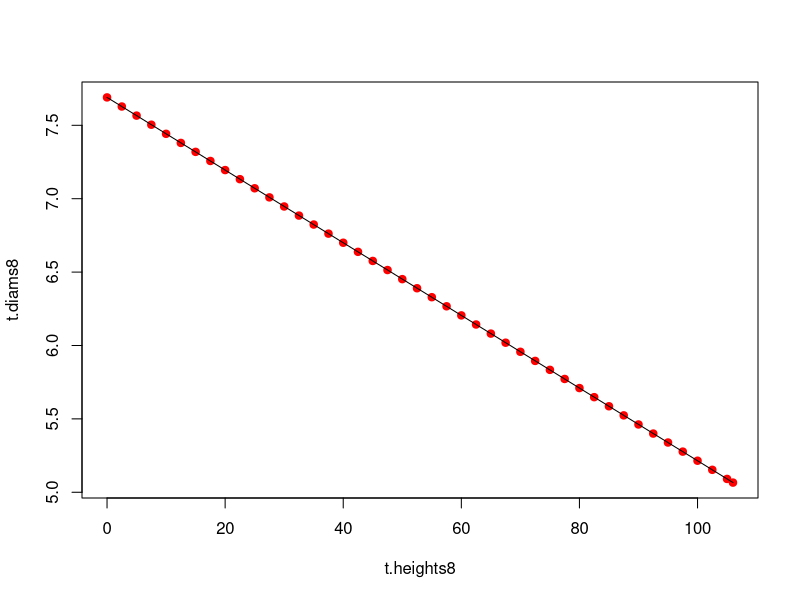

Recreate this plot in R. (Note: this script raises an error after producing the figure.)
# Rudolph Santarromana
# 8 MW Turbine
# July 2021

library(tidyverse)
library(dplyr)

setwd("C:/Users/Rudolph/Desktop/Rudolph/0 - CMU - Portugal PhD Files/0 - Research/Wind Energy/Dynamic Positioning")
## Source: Desmond et al. (2016). Description of an 8 MW Reference Wind Turbine

#################################################
### PARAMETERS
wind_height <- 100 #measuring height of wind speed
speeds <- seq(0,40, by = 0.1)
Cd_cyl <- 0.5

#WEIBULL PARAMETERS
P.shape = 2.3 #2.3
P.scale = 10.82 #10

### WIND TURBINE PROPERTIES
cut.in8 <- 4 #[m/s]
rated.wind8 <- 11.5 #[m/s]. Says 12.5 in the report, but this doesn't seem accurate
cut.out8 <- 25 #[m/s]

rated.power8 <- 8 #[MW]

### FLOATER PROPERTIES
scale8.15 <- 1 #based on the hubheight scale (119/150)
F.freeboard8 <- 15*scale8.15 #same floater as 15MW turbine for now
F.diam8 <- 12.5*scale8.15
F.draft8 <- 20*scale8.15
FT.diam8 <- 10*scale8.15

#Effective water-exposed floater area (whole substructure)
f.area.water8 <- (F.diam8*F.draft8*3) + (F.draft8*FT.diam8) #m^2

## BLADE PROPERTIES
b.length8 <- 164/2 #m. Not given in report. taken as rotor diameter/2

###TOWER PROPERTIES
#Tower dimensions
hub.height8 <- 110 #m

t.heights8 <- c(0,2.5,5,7.5,10,12.5,15,17.5,20,22.5,25,27.5,30,32.5,35,37.5,40,42.5,45,47.5,50,52.5,55,57.5,60,62.5,65,67.5,70,72.5,75,77.5,80,82.5,85,87.5,90,92.5,95,97.5,100,102.5,105,106) #m
t.diams8 <- c(7.69,7.628,7.566,7.504,7.442,7.38,7.319,7.257,7.195,7.133,7.071,7.009,6.947,6.885,6.824,6.762,6.7,6.638,6.576,6.514,6.452,6.39,6.329,6.267,6.205,6.143,6.081,6.019,5.957,5.895,5.834,5.772,5.71,5.648,5.586,5.524,5.462,5.4,5.339,5.277,5.215,5.153,5.091,5.066) #m

t.mod8 <- lm(t.diams8 ~ t.heights8) #Tower diameter prediction model
t.fun8 <- function(x) as.numeric(predict(t.mod8, newdata = data.frame(t.heights8 = x))) #tower diameter function given height

##PLOT of tower diameter model
plot(x = t.heights8, y = t.diams8, pch = 19, col = 'red')
lines(x = t.heights8, y = predict(t.mod8, newdata = data.frame(t.heights8 = t.heights8)))

## TOWER FORCE FUNCTION
t.fun8.force <- function(x) t.fun8(x - F.freeboard8)*((x)^(2*alpha)) #shifts the tower upward to the floater top height
Wind_Force_Tower8 <- function(v.meas, h.meas = wind_height, Cd = Cd_cyl, base = F.freeboard8) {
  if(base < 0) return(0)
  rho_air <- 1.23 #kg/m^3
  alpha <- 0.14
  A <- rho_air*Cd*(v.meas^2)
  B <- 2*(h.meas^(2*alpha))
  #integrate from the tower base (at the top of the floater) to the hub height + floater height
  C <- integrate(t.fun8.force, lower = F.freeboard8, upper = hub.height8 + F.freeboard8)$value
  force <- (A/B)*C
  return(force) #in Newtons
}
################################################################################

## STATIC, ARRESTED BLADE FORCES. (Without the 8 MW blade specifications, I will use the 10 MW blades and scale it)
#Blades with varying diameter and Cd, and wind with varying speed
thickness8 <- c(4.6,3.1,2.1,1.9,1.9,1.8,1.7,1.3,0.5)#[m]. Same as the 10 MW blade
Cd.vect8 <-   c(0.5,0.5,0.0067,0.0096,0.0113,0.0133,0.0146,0.0146,0.0146) #[-]. Same as the 10 MW blade
dist.vect8 <- c(0,0.11,0.211,0.27,0.301,0.33,0.36,0.48,0.72,1)*b.length8 #[m]

Wind_Force_Blade8 <- function(v.meas, h.meas = wind_height, l.elev = hub.height8) {
  alpha <- 0.14
  rho_air <- 1.23 #kg/m^3
  
  A <- rho_air*(v.meas^2)
  B <- 2*(h.meas^(2*alpha))
  C <- 0
  
  for (i in 1:length(thickness8)){
    fun <- function(h) return(h^(2*alpha)*thickness8[i]*Cd.vect8[i])
    component <- integrate(fun, lower = l.elev + dist.vect10[i], upper = l.elev + dist.vect8[i+1])$value
    C <- C + component
  }
  force <- (A/B)*C
  return(force) #in Newtons
}

B.Force.static8 <- Wind_Force_Blade8(speeds)/1000 #in [kN]
max(B.Force.static5)
max(B.Force.static8)
max(B.Force.static10)
max(B.Force.static15)
################################################################################
#################################################
### ROTOR THRUST FORCE
# Recreate 3 in 8 MW Reference turbine document (Table 2 in Desmond et al., 2016)
#REGION 1: 4 - 11.1 (NOT TO RATED WINDSPEED)
X.R1_8 <- c(4,4.5,5,5.5,6,6.5,7,7.5,8,8.5,9,9.5,10,10.5,11) #m/s of windspeed
Y.R1_8 <- c(190,232,273,324,381,440,505,573,648,723,800,876,945,1014,1052) #kN of thrust

X.R1.2_8 <- X.R1_8^2
X.R1.3_8 <- X.R1_8^3

mod.R1_8 <- lm(Y.R1_8 ~ X.R1_8 + X.R1.2_8 + X.R1.3_8)

#REGION 2: 11.1 - 25
X.R2_8 <- seq(from = 11, to = 25, by = 0.5) #m/s of windspeed
Y.R2_8 <- c(1052,1028,972,905,847,801,765,730,700,668,644,624,604,587,571,557,542,528,516,505,497,486,476,472,461,454,445,442,437) #kN of thrust

X.R2.1_8 <- X.R2_8^-1
X.R2.2_8 <- X.R2_8^-2
X.R2.3_8 <- X.R2_8^-3

mod.R2_8 <- lm(Y.R2_8 ~ X.R2.1_8 + X.R2.2_8)

## Define the start of the second thrust force region
thrust.R2 <- 11.1 #via observation of the figures

#plot of how model fits the data
plot(X.R1_8,Y.R1_8, pch = 19, col = 'red', xlim = c(3,25),
     xlab = "Wind Speed [m/s]", ylab = "Rotor Thrust Force [kN]")
curve(mod.R1_8$coefficients[1] + mod.R1_8$coefficients[2]*x + mod.R1_8$coefficients[3]*x^2 + mod.R1_8$coefficients[4]*x^3, 
      from = cut.in8, to = thrust.R2, add = TRUE)
points(X.R2_8,Y.R2_8, pch = 19, col = 'red')
curve(mod.R2_8$coefficients[1] + mod.R2_8$coefficients[2]*x^-1 + mod.R2_8$coefficients[3]*x^-2, 
      from = thrust.R2, to = cut.out8, add = TRUE)

Wind_Blade_Force_spinning8 <- function(wind) { #windspeed in m/s as input only defined on [4,25] interval
  if(wind < cut.in8 | wind > cut.out8) force <- 0
  if(wind >= cut.in8 && wind <= thrust.R2) force <- as.numeric(mod.R1_8$coefficients[1] + mod.R1_8$coefficients[2]*wind + mod.R1_8$coefficients[3]*wind^2 + mod.R1_8$coefficients[4]*wind^3)
  if(wind > thrust.R2 && wind <= cut.out8) force <- as.numeric(mod.R2_8$coefficients[1] + mod.R2_8$coefficients[2]*wind^-1 + mod.R2_8$coefficients[3]*wind^-2)
  return(force) #returns a value in kN
}

Wind_Blade_Force_spinning8(11) 
Wind_Blade_Force_spinning10(11) 

#################################################
#Total wind force on the turbine assuming same tower and substructure, only the RNA has changed.
#functions in this function are contained in "Dynamic Positioning Forces 20210309 - Debugging"
DP.Turbine.Wind.Force8 <- function(wind) { 
  #non-blade components
  T.Force.best <- Wind_Force_Tower8(v.meas = wind)/1000 #in kN
  #Floater Components. Scaled Floater Size
  F.Force.height <- Wind_Force_ConsCross(wind, Cd = Cd_cyl, D = F.diam8, u.elev = F.freeboard8)/1000 #in [kN]
  FT.Force.height <- Wind_Force_ConsCross(wind, Cd = Cd_cyl, D = FT.diam8, u.elev = F.freeboard8)/1000 #in [kN]
  
  #blade spinning component
  B.Force.best.spinning <- Wind_Blade_Force_spinning8(wind) #in kN. returns 0 when blades are static
  
  #blade static component. uses the static blades geometry of the 15-MW turbine. Overestimated
  if(wind < cut.in8 | wind > cut.out8) B.Force.static8 <- Wind_Force_Blade8(wind)/1000  else B.Force.static8 <- 0 #in [kN]. returns 0 when blades are spinning
  
  #Blade Total Forces vs. windspeed
  Tot.Wind.Force <- T.Force.best + 
    (3*B.Force.static8) + 
    B.Force.best.spinning + 
    (3*F.Force.height) + 
    FT.Force.height
  
  return(Tot.Wind.Force)
}

Wind.Forces8 <- sapply(speeds,DP.Turbine.Wind.Force8)
DP.Turbine.Wind.Force10(38)
DP.Turbine.Wind.Force8(38)
DP.Turbine.Wind.Force5(38)

plot(x = speeds, y = Wind.Forces8, type = 'l')

## CURRENT FORCE MAGNITUDE
F.Current.Force8 <- function(current) {
  #Current_Force function is in 15MW turbine file
  F.Force.Current <- Current_Force(speed = current, f.area.water8,Cd_cyl)/1000 #in kN
  return(F.Force.Current)
}

################################################################################
### COMBINED ENVIRONMENTAL FORCES
# Considers 15 MW Floater and Tower
#DLC 1.3: Design Levels (single windspeed)
Wind_8 <- c(DP.Turbine.Wind.Force8(wind = rated.wind8),0)
Current_8 <- c(F.Current.Force8(0.2)*cos(7*pi/4), F.Current.Force8(0.2)*sin(7*pi/4))
Wave.high_8 <- c(50,0) #Calculated in "Wave Drift Forces.R" for the 15 MW turbine

# V.1.3.low <- R.Vector(Wind, Wave.low, Current)
V.1.3.high_8 <- R.Vector(Wind_8, Wave.high_8, Current_8)

## Given a windspeed, this function calculates the resultant force under DLC1.3 conditions
DLC1.3_8.fun <- function(wind) {
  force1.3_8 <- c()
  Current_8 <- c(F.Current.Force8(0.2)*cos(7*pi/4), F.Current.Force8(0.2)*sin(7*pi/4))
  Wave.high_8 <- c(50,0)
  for(i in 1:length(wind)){
    Wind_8 <- c(DP.Turbine.Wind.Force8(wind = wind[i]),0)
    force1.3_8 <- c(force1.3_8, R.Vector(Wind_8, Wave.high_8, Current_8)[1])
  }
  return(force1.3_8)
}

DLC1.3_8 <- DLC1.3_8.fun(speeds) #RESULTING FORCES UNDER DLC1.3
(max(DLC1.3_8))

#DLC 6.1: Design Levels (single windspeed)
WIND_8 <- round(as.numeric(DP.Turbine.Wind.Force8(wind = 38)),0)
Wind2_8 <- c(WIND_8,0)
Current2_8 <- c(F.Current.Force8(0.9)*cos(7*pi/4), F.Current.Force8(0.9)*sin(7*pi/4))

phi.wave <- seq(-90,90,by = 10)
phi.rad <- phi.wave*(pi/180)

Wave.high2.mag <- 10

V.6.1.high_8 <- c()
for(phi in phi.rad) {
  Wave.high2_8 <- c(Wave.high2.mag*cos(phi), Wave.high2.mag*sin(phi))
  High.F_8 <- R.Vector(Wind2_8, Wave.high2_8, Current2_8)
  V.6.1.high_8 <- rbind(V.6.1.high_8, High.F_8)
}

V.6.1.high_8 <- cbind(phi.wave, V.6.1.high_8) %>%
  as_tibble() %>%
  rename(wind.wave.angle = phi.wave, force.kN = V2,final.angle = V3)
(max(V.6.1.high_8$force.kN))

## Given a windspeed, this function calculates the resultant force under DLC6.1 conditions
DLC6.1_8.fun <- function(wind) {
  force6.1_8 <- c() 
  Current2_8 <- c(F.Current.Force8(0.9)*cos(7*pi/4), F.Current.Force8(0.9)*sin(7*pi/4))
  
  Wave.high2.mag <- 10 #the total magnitude of the force in kN
  phi.wave <- seq(-90,90,by = 10)
  phi.rad <- phi.wave*(pi/180)
  
  for(i in 1:length(wind)) {
    Matrix.high_8 <- c()
    for(phi in phi.rad) {
      Wave.high2_8 <- c(Wave.high2.mag*cos(phi), Wave.high2.mag*sin(phi))
      Wind.high_8 <- c(DP.Turbine.Wind.Force8(wind = wind[i]),0)
      High.F_8 <- R.Vector(Wind.high_8, Wave.high2_8, Current2_8)
      Matrix.high_8 <- rbind(Matrix.high_8, High.F_8)
    }
    force6.1_8 <- c(force6.1_8,max(Matrix.high_8[,1]))
  }
  return(force6.1_8)
}

DLC6.1_8 <- DLC6.1_8.fun(speeds)  #RESULTING FORCES UNDER DLC6.1
(tail(DLC6.1_8,1))

### Total Environmental Force Plot
plot(x = speeds, y = DLC6.1_8, type = 'l',
     ylim = c(0,1200), yaxs = 'i', xaxs = 'i',
     ylab = "Turbine Thrust Force [kN]",
     xlab = "Wind Speed [m/s]")
lines(x = speeds, y = DLC1.3_8, col = 'blue')

##????? Why is the gap larger at the lower windspeeds and smaller later on?
##As the turbine rotor force increases, it greatly outweighs the other forces. 
##This rotor force is the same under both conditions (DLCs), and it has a greater
##and greater influence at defining the total magnitude of the resultant vector.
##Therefore, when the rotor thrust force is maximized (at the rated wind speed), 
##it defines the overwhelming majority of the total force on the turbine, while
##the contribution from current and waves is minimal, relative to the magnitude
##of the rotor thrust force. Since the rotor thrust force from wind is the same
##in both DLCs, the difference between the two DLCs at this level is minimal.
##when the force on the rotor is small (at lower wind speeds, and when the rotor is stopped),
##the contribution to the force from current and waves is much greater relative to
##the rotor force, and thus, the conditions which are different in both DLCs
##have a greater impact on the turbine total force, causing a greater difference
##between the two DLCs when the rotor thrust force is small.

DLC6.1_8.fun(38) #510 kN
DLC1.3_8.fun(thrust.R2) #1155 kN. Design at this level

Rotor_Only <- mapply(Wind_Blade_Force_spinning8, wind = speeds)

## Calculate Parasitic Power under DLC1.3, which depends on the thruster system
parasitic.power8.1 <- DP.Power.n(DLC1.3_8, motor.diam = 1.07, n = 35)
parasitic.power8.2 <- DP.Power.n(DLC1.3_8, motor.diam = 1.98, n = 9)
parasitic.power8.3 <- DP.Power.n(DLC1.3_8, motor.diam = 4.52, n = 3)
parasitic.power8.3.rotor <- DP.Power.n(Rotor_Only, motor.diam = 4.52, n = 3) #What is the parasitic power consumption of only the rotor force
parasitic.power8.4 <- DP.Power.n(DLC1.3_8, motor.diam = 3.35, n = 4)

parasitic.power8 <- DP.Power.n(DLC1.3_8, motor.diam = 3.35, n = 3)

## PLOT
# png(filename = "20210616 Parasitic Combined.png", width = 780, height = 480)
par(mar = c(5, 6, 3, 6))

curve(dweibull(x, shape = P.shape, scale = P.scale), from = 0, to = 25, lwd = 3, xaxt = 'n',
      xlab = "Wind Speed [m/s]", xaxs = 'i', yaxs = 'i', las = 1,
      ylab = "", cex.lab = 1.7, cex.axis = 1.7,
      main = "", col = 'blue', col.axis = 'blue', 
      ylim = c(0, 0.12))
mtext("Probability Density", side = 2, line = 4.5, cex = 1.7, col = "blue")

par(new = TRUE)

plot(x = speeds, y = parasitic.power8.1, type = 'l', lwd = 3,
     pch = 20, xaxs ='i',yaxs='i',las = 1, yaxt = 'n',
     cex.lab = 1.7, cex.axis = 1.7,
     ylim = c(0,10), xlim = c(0,40),
     ylab = "",
     xlab = "",
     main = "")
lines(x = speeds, y = parasitic.power8.2, lty = 2, lwd = 3)
lines(x = speeds, y = parasitic.power8.3, lty = 3, lwd = 3)
lines(x = speeds, y = parasitic.power8.4, lty = 4, lwd = 3)
abline(h = rated.power8, col = 'black', lty = 2)
axis(side = 4, col = "black", las = 1, cex.axis = 1.7, col.axis ="black", col.lab = "black")
mtext("Power Requirement from Motors [MW]", side = 4, line = 3.5, cex = 1.7, col = "black")
legend('topleft', legend = c("n = 35, d = 1.07", 
                             "n = 9, d = 1.98", 
                             "n = 3, d = 4.52",
                             "n = 4, d = 3.35"), 
       col = 'black', lwd = 3, lty = c(1,2,3,4))

# dev.off() #uncomment if saving the image

######Power Curve for 8 MW Turbine
# Quadratic Region
x <- seq(from = 4, to = 12.5, by = 0.5) #wind speeds [m/s]
y <- c(110,350,600,850,1140,1490,1900,2370,2900,3500,4155,4870,5630,6420,7150,7610,7865,8000)/1000 #in [MW]

power.mod8 <- lm(y ~ poly(x, 7))

#Check the model vs the points
plot(x, y)
lines(x, y = predict(power.mod8, newdata = data.frame(x = x)), col = 'red')


Power.Curve.8 <- function(wind.speed) { #calculate the turbine's 'raw' power output for each wind speed
  if (wind.speed < cut.in8) 0
  else if (wind.speed <= rated.wind8) as.double(predict(power.mod8, newdata = data.frame(x=wind.speed)))
  # coef(power.mod)[1] + coef(power.mod)[2]*wind.speed + coef(power.mod)[3]*wind.speed^2
  else if (wind.speed <= cut.out8) rated.power8
  else 0
}

##########################################################################
#Develop the effective DP turbine power curve vector
DP.Raw.Power8 <- sapply(speeds,Power.Curve.8)
DP.Effective.Power8 <- DP.Raw.Power8 - parasitic.power8 #10.3 looked to be the best

##PLOT
# png(filename = "20210616 Parasiti Combined.png", width = 780, height = 480)
par(mar = c(5, 6, 3, 6))

curve(dweibull(x, shape = P.shape, scale = P.scale), from = 0, to = 25, lwd = 3, xaxt = 'n',
      xlab = "Wind Speed [m/s]", xaxs = 'i', yaxs = 'i', las = 1,
      ylab = "", cex.lab = 1.7, cex.axis = 1.7,
      main = "", col = 'blue', col.axis = 'blue', 
      ylim = c(0, 0.12))
mtext("Probability Density", side = 2, line = 4.5, cex = 1.7, col = "blue")

par(new = TRUE)
#Effective Power Curve

plot(x = speeds, y = DP.Effective.Power8, type = 'l', lwd = 3,
     pch = 20, xaxs ='i',yaxs='i',las = 1, yaxt = 'n',
     cex.lab = 1.7, cex.axis = 1.7,
     ylim = c(-4,12), xlim = c(0,40),
     ylab = "",
     xlab = "",
     main = "")
abline(h = 0, col = 'gray')
lines(speeds, DP.Raw.Power8, col = 'green')
lines(speeds, parasitic.power8.3, col = 'red', lty = 2)
axis(side = 4, col = "black", las = 1, cex.axis = 1.7, col.axis ="black", col.lab = "black")
mtext("Net Power Output [MW]", side = 4, line = 3.5, cex = 1.7, col = "black")

# dev.off() #uncomment if saving the image

##PLOT: Showing Power Ratio
# png(filename = "20210616 Parasiti Combined.png", width = 780, height = 480)
par(mar = c(5, 6, 3, 6))
plot(x = speeds, y = parasitic.power8.3/DP.Raw.Power8, type = 'l', lwd = 3, 
     xaxt = 'n', xlab = "Wind Speed [m/s]", xaxs = 'i', yaxs = 'i', las = 1,
     ylab = "", cex.lab = 1.7, cex.axis = 1.7,
     main = "", col = 'blue', col.axis = 'blue',
     ylim = c(0, 1))
mtext("Power Ratio", side = 2, line = 4.5, cex = 1.7, col = "blue")

par(new = TRUE)

plot(x = speeds, y = DP.Effective.Power8, type = 'l', lwd = 3,
     pch = 20, xaxs ='i',yaxs='i',las = 1, yaxt = 'n',
     cex.lab = 1.7, cex.axis = 1.7,
     ylim = c(-2,15), xlim = c(0,40),
     ylab = "",
     xlab = "",
     main = "")
abline(h = 0, col = 'gray')
abline(v = rated.wind8, col = 'blue')
abline(v = thrust.R2, col = 'red')
lines(speeds, DP.Raw.Power8, col = 'green')
lines(speeds, parasitic.power8.3, col = 'red', lty = 2)
axis(side = 4, col = "black", las = 1, cex.axis = 1.7, col.axis ="black", col.lab = "black")
mtext("Net Power Output [MW]", side = 4, line = 3.5, cex = 1.7, col = "black")
legend('topright', legend = c("Power Ratio (DP Consumption/Power Generated)", "Net Power", "Generated Power", "Thruster Power Consumption"),
       lty = c(1,1,1,2), col = c('blue','black','green','red'), lwd = c(3,3,1,1), cex = 0.8)

######################## Turn effective power curve into several linear models

#WEIBULL PARAMETERS
P.shape = 2.3 #2.3
P.scale = 10#10

parasitic.power8 <- DP.Power.n(DLC1.3_8, motor.diam = 4.1, n = 2)

DF_Turbine8 <- data.frame(speeds,DP.Raw.Power8,Parasitic8 = parasitic.power8,DP.Effective.Power8)

#REGION 1: Before cut in wind speed
EFF.mod.R1_8 <- lm(DP.Effective.Power8 ~ poly(speeds, 1), data = filter(DF_Turbine8,speeds <= cut.in8))
#REGION 2: Cut in wind speed until rated wind speed
EFF.mod.R2_8 <- lm(DP.Effective.Power8 ~ poly(speeds, 3), data = filter(DF_Turbine8,speeds > cut.in8 & speeds <= rated.wind8))
#REGION 3: Rated wind speed until cut out wind speed
EFF.mod.R3_8 <- lm(DP.Effective.Power8 ~ poly(speeds, 4), data = filter(DF_Turbine8,speeds > rated.wind8 & speeds <= cut.out8))
#REGION 4: Above cut out wind speed
EFF.mod.R4_8 <- lm(DP.Effective.Power8 ~ poly(speeds, 2), data = filter(DF_Turbine8,speeds > cut.out8))

##PLOT: How good are these models? They look very good.
plot(x = speeds, y = DP.Effective.Power8, pch = 19, cex = 0.01)
lines(x = DF_Turbine8$speeds[speeds <= cut.in8], y = predict(EFF.mod.R1_8, newdata = filter(DF_Turbine8, speeds <= cut.in8)), col = 'red')
lines(x = DF_Turbine8$speeds[speeds > cut.in8 & speeds <= rated.wind8], y = predict(EFF.mod.R2_8, newdata = filter(DF_Turbine8, speeds > cut.in8 & speeds <= rated.wind8)), col = 'red')
lines(x = DF_Turbine8$speeds[speeds > rated.wind8 & speeds <= cut.out8], y = predict(EFF.mod.R3_8, newdata = filter(DF_Turbine8, speeds > rated.wind8 & speeds <= cut.out8)), col = 'red')
lines(x = DF_Turbine8$speeds[speeds > cut.out8], y = predict(EFF.mod.R4_8, newdata = filter(DF_Turbine8, speeds > cut.out8)), col = 'red')


############ Calculate Parasitic losses. What % goes toward thrusters?
#REGION 1: Before cut in wind speed
LOS.mod.R1_8 <- lm(Parasitic8 ~ poly(speeds, 1), data = filter(DF_Turbine8,speeds <= cut.in8))
fun1_8 <- function(x) dweibull(x, shape = P.shape, scale = P.scale)*as.numeric(predict(LOS.mod.R1_8, newdata = data.frame(speeds = x)))
#REGION 2: Cut in wind speed until rated wind speed
LOS.mod.R2_8 <- lm(Parasitic8 ~ poly(speeds, 3), data = filter(DF_Turbine8,speeds > cut.in8 & speeds <= thrust.R2))
fun2_8 <- function(x) dweibull(x, shape = P.shape, scale = P.scale)*as.numeric(predict(LOS.mod.R2_8, newdata = data.frame(speeds = x)))
#REGION 3: Rated wind speed until cut out wind speed
LOS.mod.R3_8 <- lm(Parasitic8 ~ poly(speeds, 5), data = filter(DF_Turbine8,speeds > thrust.R2 & speeds <= cut.out8))
fun3_8 <- function(x) dweibull(x, shape = P.shape, scale = P.scale)*as.numeric(predict(LOS.mod.R3_8, newdata = data.frame(speeds = x)))
#REGION 4: Above cut out wind speed
LOS.mod.R4_8 <- lm(Parasitic8 ~ poly(speeds, 2), data = filter(DF_Turbine8,speeds > cut.out8))
fun4_8 <- function(x) dweibull(x, shape = P.shape, scale = P.scale)*as.numeric(predict(LOS.mod.R4_8, newdata = data.frame(speeds = x)))

##PLOT: How good are these models? R2 is a bit off, but these are good
plot(x = speeds, y = DF_Turbine8$Parasitic8, pch = 19, cex = 0.01)
lines(x = DF_Turbine8$speeds[speeds <= cut.in8], y = predict(LOS.mod.R1_8, newdata = filter(DF_Turbine8, speeds <= cut.in8)), col = 'red')
lines(x = DF_Turbine8$speeds[speeds > cut.in8 & speeds <= thrust.R2], y = predict(LOS.mod.R2_8, newdata = filter(DF_Turbine8, speeds > cut.in8 & speeds <= thrust.R2)), col = 'red')
lines(x = DF_Turbine8$speeds[speeds > thrust.R2 & speeds <= cut.out8], y = predict(LOS.mod.R3_8, newdata = filter(DF_Turbine8, speeds > thrust.R2 & speeds <= cut.out8)), col = 'red')
lines(x = DF_Turbine8$speeds[speeds > cut.out8], y = predict(LOS.mod.R4_8, newdata = filter(DF_Turbine8, speeds > cut.out8)), col = 'red')

parasitic.loss8 <- 8760*(integrate(fun1_8, lower = 0, upper = cut.in8)$value + 
                            integrate(fun2_8, lower = cut.in8, upper = thrust.R2)$value + 
                            integrate(fun3_8, lower = thrust.R2, upper = cut.out8)$value +
                            integrate(fun4_8, lower = cut.out8, upper = 40)$value) #in MWh
#Result = 15308 MWh (36%)
#Result(rotor only) = 13044 MWh

############ Calculate Production losses. What is produced?
#REGION1 = 0
#REGION2
gen.fun2_8 <- function(x) dweibull(x, shape = P.shape, scale = P.scale)*as.numeric(predict(power.mod8, newdata = data.frame(x = x)))
#REGION3
gen.fun3_8 <- function(x) dweibull(x, shape = P.shape, scale = P.scale)*rated.wind8
#REGION4 = 0

gen8 <- 8760*(integrate(gen.fun2_8, lower = cut.in8, upper = rated.wind8)$value + 
                 integrate(gen.fun3_8, lower = rated.wind8, upper = cut.out8)$value) #in MWh
#RESULT = 42789 MWh

(parasitic.loss8/gen8)
(gen8)
(parasitic.loss8)

################################################################################
################################################################################
## PART II: CAN WE REDUCE THE LOSSES AT LOW WIND SPEEDS?

## Find where the generation power curve first becomes greater than the parasitic loss curve
## Use models generated (in Region 2) to find this crossover point.
Crossover8 <- function(guess = 4, tolerance = 0.1, step = 0.1) { #guess crossover wind speed
  value <- guess
  cons <- predict(LOS.mod.R2_8, newdata = data.frame(speeds = value))
  prod <- predict(power.mod8, newdata = data.frame(x = value))
  net <- abs(prod - cons)
  while(net > tolerance) {
    value <- value + step
    cons <- predict(LOS.mod.R2_8, newdata = data.frame(speeds = value))
    prod <- predict(power.mod8, newdata = data.frame(x = value))
    net <- abs(prod - cons)
  }
  return(value)
}
Crossover8() #4.8 m/s

plot(x = speeds, y = DP.Effective.Power8, type = 'l', lwd = 3,
     pch = 20, xaxs ='i',yaxs='i',las = 1, yaxt = 'n',
     cex.lab = 1.7, cex.axis = 1.7,
     ylim = c(-2,12), xlim = c(0,40),
     ylab = "",
     xlab = "",
     main = "")
abline(h = 0, col = 'gray')
abline(v = 4.8)
lines(speeds, DP.Raw.Power8, col = 'green')
lines(speeds, parasitic.power8.3, col = 'red', lty = 2)
axis(side = 2, col = "black", las = 1, cex.axis = 1.7, col.axis ="black", col.lab = "black")
mtext("Net Power Output [MW]", side = 2, line = 3.5, cex = 1.7, col = "black")

## ADJUST POWER PRODUCTION TO CUT IN ONLY WHEN PRODUCTION IS GREATER THAN LOSSES
## Change Cut in wind speed at very top to 6.2 m/s and run functions again.
## Parasitic Loss Result = 22071 MWh (43%)
## Annual Production Result = 51598 MWh 